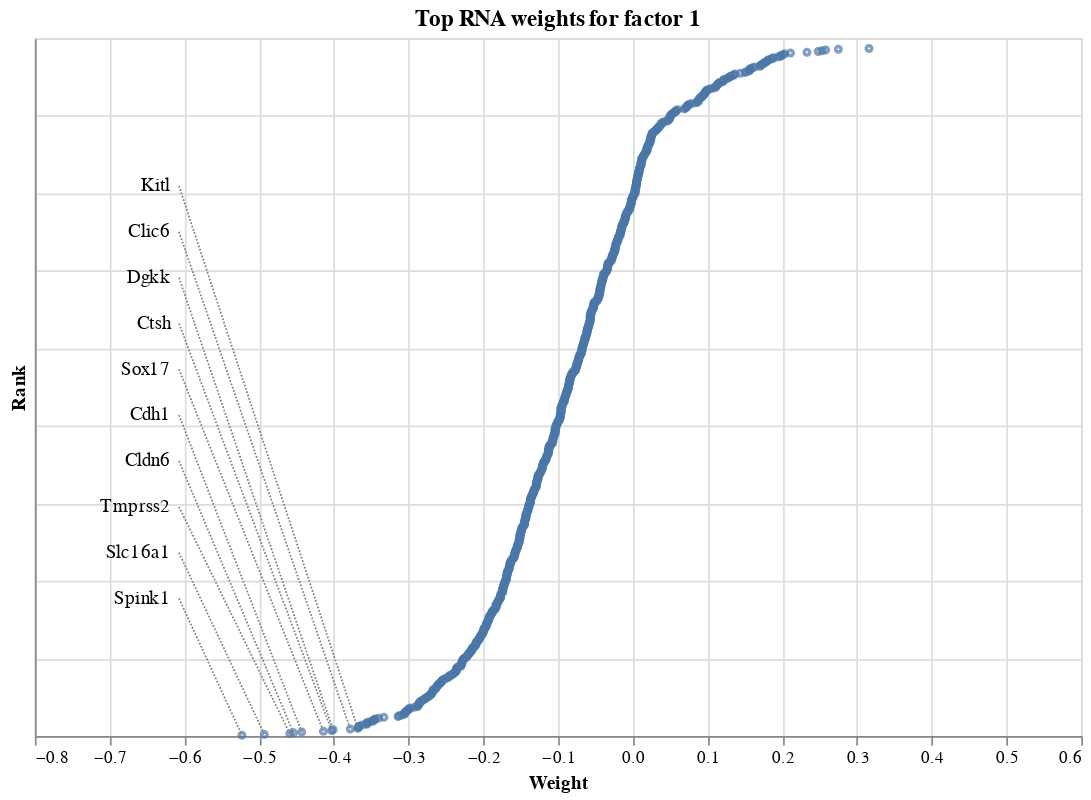

The notebook cell saved with this chart:
### Code cell
plot_weights(model, "RNA")

### Figure 1 — Vega specification as saved in the notebook (floating-point values rounded to 4 significant figures; data arrays with more than 128 entries replaced by an {"elided": "..."} marker saying what was removed)
{"$schema": "https://vega.github.io/schema/vega/v5.json", "data": [{"name": "source_0", "values": {"elided": "887 records"}}, {"name": "source_1", "values": []}, {"name": "source_2", "values": [{"feature": "Spink1", "label_x": -0.6072, "label_y": 177.4}, {"feature": "Slc16a1", "label_x": -0.6072, "label_y": 236.5}, {"feature": "Tmprss2", "label_x": -0.6072, "label_y": 295.7}, {"feature": "Cldn6", "label_x": -0.6072, "label_y": 354.8}, {"feature": "Cdh1", "label_x": -0.6072, "label_y": 413.9}, {"feature": "Sox17", "label_x": -0.6072, "label_y": 473.1}, {"feature": "Ctsh", "label_x": -0.6072, "label_y": 532.2}, {"feature": "Dgkk", "label_x": -0.6072, "label_y": 591.3}, {"feature": "Clic6", "label_x": -0.6072, "label_y": 650.5}, {"feature": "Kitl", "label_x": -0.6072, "label_y": 709.6}]}, {"name": "source_3", "values": []}, {"name": "source_4", "values": [{"label_x": -0.6072, "label_y": 177.4, "rank": 1, "weight": -0.523}, {"label_x": -0.6072, "label_y": 236.5, "rank": 2, "weight": -0.493}, {"label_x": -0.6072, "label_y": 295.7, "rank": 3, "weight": -0.459}, {"label_x": -0.6072, "label_y": 354.8, "rank": 4, "weight": -0.454}, {"label_x": -0.6072, "label_y": 413.9, "rank": 5, "weight": -0.443}, {"label_x": -0.6072, "label_y": 473.1, "rank": 6, "weight": -0.414}, {"label_x": -0.6072, "label_y": 532.2, "rank": 7, "weight": -0.403}, {"label_x": -0.6072, "label_y": 591.3, "rank": 8, "weight": -0.401}, {"label_x": -0.6072, "label_y": 650.5, "rank": 9, "weight": -0.378}, {"label_x": -0.6072, "label_y": 709.6, "rank": 10, "weight": -0.368}]}], "marks": [{"type": "symbol", "name": "layer_0_marks", "from": {"data": "source_0"}, "encode": {"update": {"opacity": {"value": 0.7}, "size": {"value": 10}, "stroke": {"value": "#4c78a8"}, "y": {"field": "rank", "scale": "y"}, "fill": {"value": "transparent"}, "x": {"field": "weight", "scale": "x"}}}, "style": ["point"]}, {"type": "text", "name": "layer_1_marks", "from": {"data": "source_1"}, "encode": {"update": {"x": {"field": "label_x", "scale": "x"}, "baseline": {"value": "middle"}, "align": {"value": "left"}, "text": {"signal": "isValid(datum[\"feature\"]) ? datum[\"feature\"] : \"\"+datum[\"feature\"]"}, "fill": {"value": "black"}, "y": {"field": "label_y", "scale": "y"}, "dx": {"value": 5}}}, "style": ["text"]}, {"type": "text", "name": "layer_2_marks", "from": {"data": "source_2"}, "encode": {"update": {"align": {"value": "right"}, "baseline": {"value": "middle"}, "dx": {"value": -5}, "y": {"field": "label_y", "scale": "y"}, "x": {"field": "label_x", "scale": "x"}, "fill": {"value": "black"}, "text": {"signal": "isValid(datum[\"feature\"]) ? datum[\"feature\"] : \"\"+datum[\"feature\"]"}}}, "style": ["text"]}, {"type": "rule", "name": "layer_3_marks", "from": {"data": "source_3"}, "encode": {"update": {"stroke": {"value": "gray"}, "y": {"field": "label_y", "scale": "y"}, "x": {"field": "label_x", "scale": "x"}, "strokeDash": {"value": [1, 1]}, "y2": {"field": "rank", "scale": "y"}, "x2": {"field": "weight", "scale": "x"}}}, "style": ["rule"]}, {"type": "rule", "name": "layer_4_marks", "from": {"data": "source_4"}, "encode": {"update": {"y2": {"field": "rank", "scale": "y"}, "strokeDash": {"value": [1, 1]}, "stroke": {"value": "gray"}, "x": {"field": "label_x", "scale": "x"}, "x2": {"field": "weight", "scale": "x"}, "y": {"field": "label_y", "scale": "y"}}}, "style": ["rule"]}], "scales": [{"name": "x", "type": "linear", "domain": [-0.7331, 0.5258], "range": [0, {"signal": "width"}], "nice": true, "zero": true}, {"name": "y", "type": "linear", "domain": {"fields": [{"data": "source_0", "field": "rank"}, {"data": "source_1", "field": "label_y"}, {"data": "source_2", "field": "label_y"}, {"data": "source_3", "field": "label_y"}, {"data": "source_3", "field": "rank"}, {"data": "source_4", "field": "label_y"}, {"data": "source_4", "field": "rank"}]}, "range": [{"signal": "height"}, 0], "nice": true, "zero": true}], "axes": [{"scale": "x", "zindex": 0, "tickCount": {"signal": "ceil(width/40)"}, "minExtent": 0, "ticks": false, "maxExtent": 0, "orient": "bottom", "gridScale": "y", "grid": true, "domain": false, "aria": false, "labels": false}, {"scale": "y", "grid": true, "tickCount": {"signal": "ceil(height/40)"}, "maxExtent": 0, "gridScale": "x", "orient": "left", "labels": false, "domain": false, "zindex": 0, "minExtent": 0, "ticks": false, "aria": false}, {"scale": "x", "zindex": 0, "title": "Weight", "labelFlush": true, "orient": "bottom", "grid": false, "labelOverlap": true, "tickCount": {"signal": "ceil(width/40)"}}, {"scale": "y", "title": "Rank", "zindex": 0, "orient": "left", "labels": false, "tickCount": {"signal": "ceil(height/40)"}, "labelOverlap": true, "ticks": false, "grid": false}], "title": {"text": "Top RNA weights for factor 1", "frame": "group"}, "height": 400, "style": "cell", "width": 600, "background": "white", "padding": 5}
